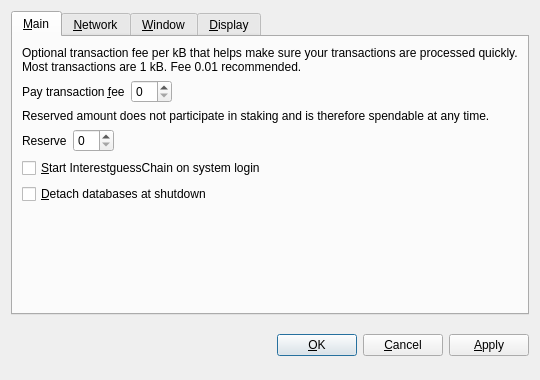
<?xml version="1.0" encoding="UTF-8"?>
<ui version="4.0">
 <class>OptionsDialog</class>
 <widget class="QDialog" name="OptionsDialog">
  <property name="geometry">
   <rect>
    <x>0</x>
    <y>0</y>
    <width>540</width>
    <height>380</height>
   </rect>
  </property>
  <property name="windowTitle">
   <string>Options</string>
  </property>
  <property name="modal">
   <bool>true</bool>
  </property>
  <layout class="QVBoxLayout" name="verticalLayout">
   <item>
    <widget class="QTabWidget" name="tabWidget">
     <property name="tabPosition">
      <enum>QTabWidget::North</enum>
     </property>
     <property name="currentIndex">
      <number>0</number>
     </property>
     <widget class="QWidget" name="tabMain">
      <attribute name="title">
       <string>&amp;Main</string>
      </attribute>
      <layout class="QVBoxLayout" name="verticalLayout_Main">
       <item>
        <widget class="QLabel" name="transactionFeeInfoLabel">
         <property name="text">
          <string>Optional transaction fee per kB that helps make sure your transactions are processed quickly. Most transactions are 1 kB. Fee 0.01 recommended.</string>
         </property>
         <property name="textFormat">
          <enum>Qt::PlainText</enum>
         </property>
         <property name="wordWrap">
          <bool>true</bool>
         </property>
        </widget>
       </item>
       <item>
        <layout class="QHBoxLayout" name="horizontalLayoutFee">
         <item>
          <widget class="QLabel" name="transactionFeeLabel">
           <property name="text">
            <string>Pay transaction &amp;fee</string>
           </property>
           <property name="textFormat">
            <enum>Qt::PlainText</enum>
           </property>
           <property name="buddy">
            <cstring>transactionFee</cstring>
           </property>
          </widget>
         </item>
         <item>
          <widget class="BitcoinAmountField" name="transactionFee"/>
         </item>
         <item>
          <spacer name="horizontalSpacerFee">
           <property name="orientation">
            <enum>Qt::Horizontal</enum>
           </property>
           <property name="sizeHint" stdset="0">
            <size>
             <width>40</width>
             <height>20</height>
            </size>
           </property>
          </spacer>
         </item>
        </layout>
       </item>
       <item>
        <widget class="QLabel" name="reserveBalanceInfoLabel">
         <property name="text">
          <string>Reserved amount does not participate in staking and is therefore spendable at any time.</string>
         </property>
         <property name="textFormat">
          <enum>Qt::PlainText</enum>
         </property>
         <property name="wordWrap">
          <bool>true</bool>
         </property>
        </widget>
       </item>
       <item>
        <layout class="QHBoxLayout" name="horizontalLayoutReserveBalance">
         <item>
          <widget class="QLabel" name="reserveBalanceLabel">
           <property name="text">
            <string>Reserve</string>
           </property>
           <property name="textFormat">
            <enum>Qt::PlainText</enum>
           </property>
           <property name="buddy">
            <cstring>reserveBalance</cstring>
           </property>
          </widget>
         </item>
         <item>
          <widget class="BitcoinAmountField" name="reserveBalance"/>
         </item>
         <item>
          <spacer name="horizontalSpacerReserveBalance">
           <property name="orientation">
            <enum>Qt::Horizontal</enum>
           </property>
           <property name="sizeHint" stdset="0">
            <size>
             <width>40</width>
             <height>20</height>
            </size>
           </property>
          </spacer>
         </item>
        </layout>
       </item>
       <item>
        <widget class="QCheckBox" name="bitcoinAtStartup">
         <property name="toolTip">
          <string>Automatically start InterestguessChain after logging in to the system.</string>
         </property>
         <property name="text">
          <string>&amp;Start InterestguessChain on system login</string>
         </property>
        </widget>
       </item>
       <item>
        <widget class="QCheckBox" name="detachDatabases">
         <property name="toolTip">
          <string>Detach block and address databases at shutdown. This means they can be moved to another data directory, but it slows down shutdown. The wallet is always detached.</string>
         </property>
         <property name="text">
          <string>&amp;Detach databases at shutdown</string>
         </property>
        </widget>
       </item>
       <item>
        <spacer name="verticalSpacer_Main">
         <property name="orientation">
          <enum>Qt::Vertical</enum>
         </property>
         <property name="sizeHint" stdset="0">
          <size>
           <width>20</width>
           <height>40</height>
          </size>
         </property>
        </spacer>
       </item>
      </layout>
     </widget>
     <widget class="QWidget" name="tabNetwork">
      <attribute name="title">
       <string>&amp;Network</string>
      </attribute>
      <layout class="QVBoxLayout" name="verticalLayout_Network">
       <item>
        <widget class="QCheckBox" name="mapPortUpnp">
         <property name="toolTip">
          <string>Automatically open the InterestguessChain client port on the router. This only works when your router supports UPnP and it is enabled.</string>
         </property>
         <property name="text">
          <string>Map port using &amp;UPnP</string>
         </property>
        </widget>
       </item>
       <item>
        <widget class="QCheckBox" name="connectSocks">
         <property name="toolTip">
          <string>Connect to the InterestguessChain network through a SOCKS proxy (e.g. when connecting through Tor).</string>
         </property>
         <property name="text">
          <string>&amp;Connect through SOCKS proxy:</string>
         </property>
        </widget>
       </item>
       <item>
        <layout class="QHBoxLayout" name="horizontalLayout_Network">
         <item>
          <widget class="QLabel" name="proxyIpLabel">
           <property name="text">
            <string>Proxy &amp;IP:</string>
           </property>
           <property name="textFormat">
            <enum>Qt::PlainText</enum>
           </property>
           <property name="buddy">
            <cstring>proxyIp</cstring>
           </property>
          </widget>
         </item>
         <item>
          <widget class="QValidatedLineEdit" name="proxyIp">
           <property name="maximumSize">
            <size>
             <width>140</width>
             <height>16777215</height>
            </size>
           </property>
           <property name="toolTip">
            <string>IP address of the proxy (e.g. 127.0.0.1)</string>
           </property>
          </widget>
         </item>
         <item>
          <widget class="QLabel" name="proxyPortLabel">
           <property name="text">
            <string>&amp;Port:</string>
           </property>
           <property name="textFormat">
            <enum>Qt::PlainText</enum>
           </property>
           <property name="buddy">
            <cstring>proxyPort</cstring>
           </property>
          </widget>
         </item>
         <item>
          <widget class="QLineEdit" name="proxyPort">
           <property name="maximumSize">
            <size>
             <width>55</width>
             <height>16777215</height>
            </size>
           </property>
           <property name="toolTip">
            <string>Port of the proxy (e.g. 9050)</string>
           </property>
          </widget>
         </item>
         <item>
          <widget class="QLabel" name="socksVersionLabel">
           <property name="text">
            <string>SOCKS &amp;Version:</string>
           </property>
           <property name="textFormat">
            <enum>Qt::PlainText</enum>
           </property>
           <property name="buddy">
            <cstring>socksVersion</cstring>
           </property>
          </widget>
         </item>
         <item>
          <widget class="QValueComboBox" name="socksVersion">
           <property name="toolTip">
            <string>SOCKS version of the proxy (e.g. 5)</string>
           </property>
          </widget>
         </item>
         <item>
          <spacer name="horizontalSpacer_Network">
           <property name="orientation">
            <enum>Qt::Horizontal</enum>
           </property>
           <property name="sizeHint" stdset="0">
            <size>
             <width>40</width>
             <height>20</height>
            </size>
           </property>
          </spacer>
         </item>
        </layout>
       </item>
       <item>
        <spacer name="verticalSpacer_Network">
         <property name="orientation">
          <enum>Qt::Vertical</enum>
         </property>
         <property name="sizeHint" stdset="0">
          <size>
           <width>20</width>
           <height>40</height>
          </size>
         </property>
        </spacer>
       </item>
      </layout>
     </widget>
     <widget class="QWidget" name="tabWindow">
      <attribute name="title">
       <string>&amp;Window</string>
      </attribute>
      <layout class="QVBoxLayout" name="verticalLayout_Window">
       <item>
        <widget class="QCheckBox" name="minimizeToTray">
         <property name="toolTip">
          <string>Show only a tray icon after minimizing the window.</string>
         </property>
         <property name="text">
          <string>&amp;Minimize to the tray instead of the taskbar</string>
         </property>
        </widget>
       </item>
       <item>
        <widget class="QCheckBox" name="minimizeOnClose">
         <property name="toolTip">
          <string>Minimize instead of exit the application when the window is closed. When this option is enabled, the application will be closed only after selecting Quit in the menu.</string>
         </property>
         <property name="text">
          <string>M&amp;inimize on close</string>
         </property>
        </widget>
       </item>
       <item>
        <spacer name="verticalSpacer_Window">
         <property name="orientation">
          <enum>Qt::Vertical</enum>
         </property>
         <property name="sizeHint" stdset="0">
          <size>
           <width>20</width>
           <height>40</height>
          </size>
         </property>
        </spacer>
       </item>
      </layout>
     </widget>
     <widget class="QWidget" name="tabDisplay">
      <attribute name="title">
       <string>&amp;Display</string>
      </attribute>
      <layout class="QVBoxLayout" name="verticalLayout_Display">
       <item>
        <layout class="QHBoxLayout" name="horizontalLayout_1_Display">
         <item>
          <widget class="QLabel" name="langLabel">
           <property name="text">
            <string>User Interface &amp;language:</string>
           </property>
           <property name="textFormat">
            <enum>Qt::PlainText</enum>
           </property>
           <property name="buddy">
            <cstring>lang</cstring>
           </property>
          </widget>
         </item>
         <item>
          <widget class="QValueComboBox" name="lang">
           <property name="toolTip">
            <string>The user interface language can be set here. This setting will take effect after restarting InterestguessChain.</string>
           </property>
          </widget>
         </item>
        </layout>
       </item>
       <item>
        <layout class="QHBoxLayout" name="horizontalLayout_2_Display">
         <item>
          <widget class="QLabel" name="unitLabel">
           <property name="text">
            <string>&amp;Unit to show amounts in:</string>
           </property>
           <property name="textFormat">
            <enum>Qt::PlainText</enum>
           </property>
           <property name="buddy">
            <cstring>unit</cstring>
           </property>
          </widget>
         </item>
         <item>
          <widget class="QValueComboBox" name="unit">
           <property name="toolTip">
            <string>Choose the default subdivision unit to show in the interface and when sending coins.</string>
           </property>
          </widget>
         </item>
        </layout>
       </item>
       <item>
        <widget class="QCheckBox" name="displayAddresses">
         <property name="toolTip">
          <string>Whether to show InterestguessChain addresses in the transaction list or not.</string>
         </property>
         <property name="text">
          <string>&amp;Display addresses in transaction list</string>
         </property>
        </widget>
       </item>
       <item>
        <widget class="QCheckBox" name="coinControlFeatures">
         <property name="toolTip">
          <string>Whether to show coin control features or not.</string>
         </property>
         <property name="text">
          <string>Display coin &amp;control features (experts only!)</string>
         </property>
        </widget>
       </item>
       <item>
        <spacer name="verticalSpacer_Display">
         <property name="orientation">
          <enum>Qt::Vertical</enum>
         </property>
         <property name="sizeHint" stdset="0">
          <size>
           <width>20</width>
           <height>40</height>
          </size>
         </property>
        </spacer>
       </item>
      </layout>
     </widget>
    </widget>
   </item>
   <item>
    <layout class="QHBoxLayout" name="horizontalLayout_Buttons">
     <item>
      <spacer name="horizontalSpacer_1">
       <property name="orientation">
        <enum>Qt::Horizontal</enum>
       </property>
       <property name="sizeHint" stdset="0">
        <size>
         <width>40</width>
         <height>48</height>
        </size>
       </property>
      </spacer>
     </item>
     <item>
      <widget class="QLabel" name="statusLabel">
       <property name="font">
        <font>
         <weight>75</weight>
         <bold>true</bold>
        </font>
       </property>
       <property name="text">
        <string/>
       </property>
       <property name="textFormat">
        <enum>Qt::PlainText</enum>
       </property>
       <property name="wordWrap">
        <bool>true</bool>
       </property>
      </widget>
     </item>
     <item>
      <spacer name="horizontalSpacer_2">
       <property name="orientation">
        <enum>Qt::Horizontal</enum>
       </property>
       <property name="sizeHint" stdset="0">
        <size>
         <width>40</width>
         <height>48</height>
        </size>
       </property>
      </spacer>
     </item>
     <item>
      <widget class="QPushButton" name="okButton">
       <property name="text">
        <string>&amp;OK</string>
       </property>
      </widget>
     </item>
     <item>
      <widget class="QPushButton" name="cancelButton">
       <property name="text">
        <string>&amp;Cancel</string>
       </property>
       <property name="autoDefault">
        <bool>false</bool>
       </property>
      </widget>
     </item>
     <item>
      <widget class="QPushButton" name="applyButton">
       <property name="text">
        <string>&amp;Apply</string>
       </property>
       <property name="autoDefault">
        <bool>false</bool>
       </property>
      </widget>
     </item>
    </layout>
   </item>
  </layout>
 </widget>
 <customwidgets>
  <customwidget>
   <class>BitcoinAmountField</class>
   <extends>QSpinBox</extends>
   <header>bitcoinamountfield.h</header>
  </customwidget>
  <customwidget>
   <class>QValueComboBox</class>
   <extends>QComboBox</extends>
   <header>qvaluecombobox.h</header>
  </customwidget>
  <customwidget>
   <class>QValidatedLineEdit</class>
   <extends>QLineEdit</extends>
   <header>qvalidatedlineedit.h</header>
  </customwidget>
 </customwidgets>
 <resources/>
 <connections/>
</ui>
